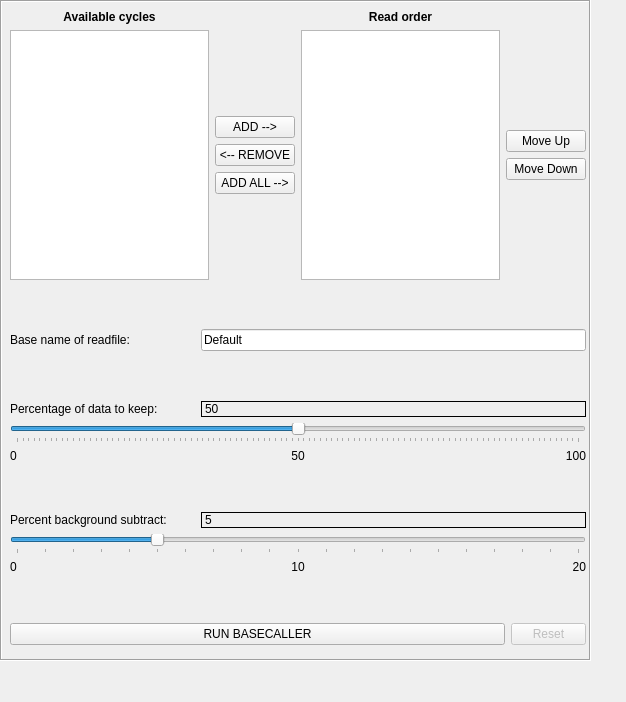
              <widget class="QWidget" name="scrollAreaWidgetContents">
               <property name="geometry">
                <rect>
                 <x>0</x>
                 <y>0</y>
                 <width>626</width>
                 <height>702</height>
                </rect>
               </property>
               <widget class="QFrame" name="frame_5">
                <property name="geometry">
                 <rect>
                  <x>0</x>
                  <y>0</y>
                  <width>591</width>
                  <height>661</height>
                 </rect>
                </property>
                <property name="frameShape">
                 <enum>QFrame::Box</enum>
                </property>
                <property name="frameShadow">
                 <enum>QFrame::Sunken</enum>
                </property>
                <widget class="QWidget" name="layoutWidget">
                 <property name="geometry">
                  <rect>
                   <x>10</x>
                   <y>10</y>
                   <width>576</width>
                   <height>635</height>
                  </rect>
                 </property>
                 <layout class="QVBoxLayout" name="verticalLayout_20">
                  <item>
                   <layout class="QGridLayout" name="gridLayout_8">
                    <item row="1" column="0">
                     <widget class="QListWidget" name="basecallerAvailCyclesList">
                      <property name="sizePolicy">
                       <sizepolicy hsizetype="Fixed" vsizetype="Expanding">
                        <horstretch>0</horstretch>
                        <verstretch>0</verstretch>
                       </sizepolicy>
                      </property>
                      <property name="minimumSize">
                       <size>
                        <width>0</width>
                        <height>250</height>
                       </size>
                      </property>
                      <property name="maximumSize">
                       <size>
                        <width>200</width>
                        <height>16777215</height>
                       </size>
                      </property>
                      <property name="statusTip">
                       <string>Available cycles</string>
                      </property>
                     </widget>
                    </item>
                    <item row="1" column="2">
                     <widget class="QListWidget" name="basecallerReadOrderList">
                      <property name="sizePolicy">
                       <sizepolicy hsizetype="Fixed" vsizetype="Expanding">
                        <horstretch>0</horstretch>
                        <verstretch>0</verstretch>
                       </sizepolicy>
                      </property>
                      <property name="minimumSize">
                       <size>
                        <width>0</width>
                        <height>250</height>
                       </size>
                      </property>
                      <property name="maximumSize">
                       <size>
                        <width>200</width>
                        <height>16777215</height>
                       </size>
                      </property>
                      <property name="statusTip">
                       <string>Cycle read order</string>
                      </property>
                     </widget>
                    </item>
                    <item row="0" column="0">
                     <widget class="QLabel" name="label_39">
                      <property name="font">
                       <font>
                        <weight>75</weight>
                        <bold>true</bold>
                       </font>
                      </property>
                      <property name="text">
                       <string>Available cycles</string>
                      </property>
                      <property name="alignment">
                       <set>Qt::AlignCenter</set>
                      </property>
                     </widget>
                    </item>
                    <item row="0" column="2">
                     <widget class="QLabel" name="label_40">
                      <property name="font">
                       <font>
                        <weight>75</weight>
                        <bold>true</bold>
                       </font>
                      </property>
                      <property name="text">
                       <string>Read order</string>
                      </property>
                      <property name="alignment">
                       <set>Qt::AlignCenter</set>
                      </property>
                     </widget>
                    </item>
                    <item row="1" column="1">
                     <layout class="QVBoxLayout" name="verticalLayout_18">
                      <item>
                       <spacer name="verticalSpacer_10">
                        <property name="orientation">
                         <enum>Qt::Vertical</enum>
                        </property>
                        <property name="sizeHint" stdset="0">
                         <size>
                          <width>20</width>
                          <height>40</height>
                         </size>
                        </property>
                       </spacer>
                      </item>
                      <item>
                       <widget class="QPushButton" name="basecallerAddButton">
                        <property name="sizePolicy">
                         <sizepolicy hsizetype="Fixed" vsizetype="Fixed">
                          <horstretch>0</horstretch>
                          <verstretch>0</verstretch>
                         </sizepolicy>
                        </property>
                        <property name="statusTip">
                         <string>Add cycle to read list</string>
                        </property>
                        <property name="text">
                         <string>ADD --&gt;</string>
                        </property>
                       </widget>
                      </item>
                      <item>
                       <widget class="QPushButton" name="basecallerRemoveButton">
                        <property name="sizePolicy">
                         <sizepolicy hsizetype="Fixed" vsizetype="Fixed">
                          <horstretch>0</horstretch>
                          <verstretch>0</verstretch>
                         </sizepolicy>
                        </property>
                        <property name="statusTip">
                         <string>Remove cycle from read list</string>
                        </property>
                        <property name="text">
                         <string>&lt;-- REMOVE</string>
                        </property>
                       </widget>
                      </item>
                      <item>
                       <widget class="QPushButton" name="basecallerAddAllButton">
                        <property name="sizePolicy">
                         <sizepolicy hsizetype="Fixed" vsizetype="Fixed">
                          <horstretch>0</horstretch>
                          <verstretch>0</verstretch>
                         </sizepolicy>
                        </property>
                        <property name="statusTip">
                         <string>Add all cycles to read list</string>
                        </property>
                        <property name="text">
                         <string>ADD ALL --&gt;</string>
                        </property>
                       </widget>
                      </item>
                      <item>
                       <spacer name="verticalSpacer_11">
                        <property name="orientation">
                         <enum>Qt::Vertical</enum>
                        </property>
                        <property name="sizeHint" stdset="0">
                         <size>
                          <width>75</width>
                          <height>40</height>
                         </size>
                        </property>
                       </spacer>
                      </item>
                     </layout>
                    </item>
                    <item row="1" column="3">
                     <layout class="QVBoxLayout" name="verticalLayout_23">
                      <item>
                       <spacer name="verticalSpacer_12">
                        <property name="orientation">
                         <enum>Qt::Vertical</enum>
                        </property>
                        <property name="sizeHint" stdset="0">
                         <size>
                          <width>20</width>
                          <height>40</height>
                         </size>
                        </property>
                       </spacer>
                      </item>
                      <item>
                       <widget class="QPushButton" name="basecallerUpButton">
                        <property name="statusTip">
                         <string>Move selected cycle up the read order</string>
                        </property>
                        <property name="text">
                         <string>Move Up</string>
                        </property>
                       </widget>
                      </item>
                      <item>
                       <widget class="QPushButton" name="basecallerDownButton">
                        <property name="statusTip">
                         <string>Move selected cycle down the read order</string>
                        </property>
                        <property name="text">
                         <string>Move Down</string>
                        </property>
                       </widget>
                      </item>
                      <item>
                       <spacer name="verticalSpacer_13">
                        <property name="orientation">
                         <enum>Qt::Vertical</enum>
                        </property>
                        <property name="sizeHint" stdset="0">
                         <size>
                          <width>20</width>
                          <height>40</height>
                         </size>
                        </property>
                       </spacer>
                      </item>
                     </layout>
                    </item>
                   </layout>
                  </item>
                  <item>
                   <spacer name="verticalSpacer_15">
                    <property name="orientation">
                     <enum>Qt::Vertical</enum>
                    </property>
                    <property name="sizeHint" stdset="0">
                     <size>
                      <width>20</width>
                      <height>40</height>
                     </size>
                    </property>
                   </spacer>
                  </item>
                  <item>
                   <layout class="QFormLayout" name="formLayout_6">
                    <item row="0" column="0">
                     <widget class="QLabel" name="label_41">
                      <property name="sizePolicy">
                       <sizepolicy hsizetype="Fixed" vsizetype="Preferred">
                        <horstretch>0</horstretch>
                        <verstretch>0</verstretch>
                       </sizepolicy>
                      </property>
                      <property name="minimumSize">
                       <size>
                        <width>185</width>
                        <height>0</height>
                       </size>
                      </property>
                      <property name="text">
                       <string>Base name of readfile:</string>
                      </property>
                     </widget>
                    </item>
                    <item row="0" column="1">
                     <widget class="QLineEdit" name="basecallerReadfileFN">
                      <property name="statusTip">
                       <string>Base name of readfile</string>
                      </property>
                      <property name="text">
                       <string>Default</string>
                      </property>
                     </widget>
                    </item>
                   </layout>
                  </item>
                  <item>
                   <spacer name="verticalSpacer_18">
                    <property name="orientation">
                     <enum>Qt::Vertical</enum>
                    </property>
                    <property name="sizeHint" stdset="0">
                     <size>
                      <width>20</width>
                      <height>40</height>
                     </size>
                    </property>
                   </spacer>
                  </item>
                  <item>
                   <layout class="QFormLayout" name="formLayout_11">
                    <property name="fieldGrowthPolicy">
                     <enum>QFormLayout::AllNonFixedFieldsGrow</enum>
                    </property>
                   </layout>
                  </item>
                  <item>
                   <layout class="QHBoxLayout" name="horizontalLayout_16">
                    <item>
                     <widget class="QLabel" name="label_42">
                      <property name="sizePolicy">
                       <sizepolicy hsizetype="Fixed" vsizetype="Preferred">
                        <horstretch>0</horstretch>
                        <verstretch>0</verstretch>
                       </sizepolicy>
                      </property>
                      <property name="minimumSize">
                       <size>
                        <width>185</width>
                        <height>0</height>
                       </size>
                      </property>
                      <property name="text">
                       <string>Percentage of data to keep:</string>
                      </property>
                     </widget>
                    </item>
                    <item>
                     <widget class="QLabel" name="basecallerPercentToKeepLabel">
                      <property name="statusTip">
                       <string/>
                      </property>
                      <property name="frameShape">
                       <enum>QFrame::Box</enum>
                      </property>
                      <property name="text">
                       <string>50</string>
                      </property>
                      <property name="alignment">
                       <set>Qt::AlignLeading|Qt::AlignLeft|Qt::AlignVCenter</set>
                      </property>
                     </widget>
                    </item>
                   </layout>
                  </item>
                  <item>
                   <widget class="QSlider" name="basecallerDataKeepSlider">
                    <property name="maximumSize">
                     <size>
                      <width>600</width>
                      <height>16777215</height>
                     </size>
                    </property>
                    <property name="statusTip">
                     <string>Percentage of data to keep</string>
                    </property>
                    <property name="maximum">
                     <number>100</number>
                    </property>
                    <property name="pageStep">
                     <number>10</number>
                    </property>
                    <property name="sliderPosition">
                     <number>50</number>
                    </property>
                    <property name="orientation">
                     <enum>Qt::Horizontal</enum>
                    </property>
                    <property name="tickPosition">
                     <enum>QSlider::TicksBelow</enum>
                    </property>
                    <property name="tickInterval">
                     <number>1</number>
                    </property>
                   </widget>
                  </item>
                  <item>
                   <layout class="QHBoxLayout" name="horizontalLayout">
                    <item>
                     <widget class="QLabel" name="label_30">
                      <property name="text">
                       <string>0</string>
                      </property>
                     </widget>
                    </item>
                    <item>
                     <widget class="QLabel" name="label_38">
                      <property name="text">
                       <string>50</string>
                      </property>
                      <property name="alignment">
                       <set>Qt::AlignCenter</set>
                      </property>
                     </widget>
                    </item>
                    <item>
                     <widget class="QLabel" name="label_31">
                      <property name="text">
                       <string>100</string>
                      </property>
                      <property name="alignment">
                       <set>Qt::AlignRight|Qt::AlignTrailing|Qt::AlignVCenter</set>
                      </property>
                     </widget>
                    </item>
                   </layout>
                  </item>
                  <item>
                   <spacer name="verticalSpacer_19">
                    <property name="orientation">
                     <enum>Qt::Vertical</enum>
                    </property>
                    <property name="sizeHint" stdset="0">
                     <size>
                      <width>20</width>
                      <height>40</height>
                     </size>
                    </property>
                   </spacer>
                  </item>
                  <item>
                   <layout class="QHBoxLayout" name="horizontalLayout_17">
                    <item>
                     <widget class="QLabel" name="label_78">
                      <property name="sizePolicy">
                       <sizepolicy hsizetype="Fixed" vsizetype="Preferred">
                        <horstretch>0</horstretch>
                        <verstretch>0</verstretch>
                       </sizepolicy>
                      </property>
                      <property name="minimumSize">
                       <size>
                        <width>185</width>
                        <height>0</height>
                       </size>
                      </property>
                      <property name="maximumSize">
                       <size>
                        <width>185</width>
                        <height>16777215</height>
                       </size>
                      </property>
                      <property name="text">
                       <string>Percent background subtract:</string>
                      </property>
                     </widget>
                    </item>
                    <item>
                     <widget class="QLabel" name="basecallerPercentBGSubtractLabel">
                      <property name="frameShape">
                       <enum>QFrame::Box</enum>
                      </property>
                      <property name="text">
                       <string>5</string>
                      </property>
                      <property name="alignment">
                       <set>Qt::AlignLeading|Qt::AlignLeft|Qt::AlignVCenter</set>
                      </property>
                     </widget>
                    </item>
                   </layout>
                  </item>
                  <item>
                   <widget class="QSlider" name="basecallerBackgroundSubtractSlider">
                    <property name="maximumSize">
                     <size>
                      <width>600</width>
                      <height>16777215</height>
                     </size>
                    </property>
                    <property name="statusTip">
                     <string>Percent of background to be subtracted</string>
                    </property>
                    <property name="maximum">
                     <number>20</number>
                    </property>
                    <property name="pageStep">
                     <number>5</number>
                    </property>
                    <property name="value">
                     <number>5</number>
                    </property>
                    <property name="sliderPosition">
                     <number>5</number>
                    </property>
                    <property name="orientation">
                     <enum>Qt::Horizontal</enum>
                    </property>
                    <property name="tickPosition">
                     <enum>QSlider::TicksBelow</enum>
                    </property>
                    <property name="tickInterval">
                     <number>1</number>
                    </property>
                   </widget>
                  </item>
                  <item>
                   <layout class="QHBoxLayout" name="horizontalLayout_7">
                    <item>
                     <widget class="QLabel" name="label_44">
                      <property name="text">
                       <string>0</string>
                      </property>
                     </widget>
                    </item>
                    <item>
                     <widget class="QLabel" name="label_45">
                      <property name="text">
                       <string>10</string>
                      </property>
                      <property name="alignment">
                       <set>Qt::AlignCenter</set>
                      </property>
                     </widget>
                    </item>
                    <item>
                     <widget class="QLabel" name="label_43">
                      <property name="text">
                       <string>20</string>
                      </property>
                      <property name="alignment">
                       <set>Qt::AlignRight|Qt::AlignTrailing|Qt::AlignVCenter</set>
                      </property>
                     </widget>
                    </item>
                   </layout>
                  </item>
                  <item>
                   <spacer name="verticalSpacer_20">
                    <property name="orientation">
                     <enum>Qt::Vertical</enum>
                    </property>
                    <property name="sizeHint" stdset="0">
                     <size>
                      <width>20</width>
                      <height>40</height>
                     </size>
                    </property>
                   </spacer>
                  </item>
                  <item>
                   <layout class="QHBoxLayout" name="horizontalLayout_3">
                    <item>
                     <widget class="QPushButton" name="basecallerRunBasecallerButton">
                      <property name="maximumSize">
                       <size>
                        <width>600</width>
                        <height>16777215</height>
                       </size>
                      </property>
                      <property name="statusTip">
                       <string>Run basecaller</string>
                      </property>
                      <property name="text">
                       <string>RUN BASECALLER</string>
                      </property>
                     </widget>
                    </item>
                    <item>
                     <widget class="QPushButton" name="basecallerRunBasecallerResetButton">
                      <property name="enabled">
                       <bool>false</bool>
                      </property>
                      <property name="maximumSize">
                       <size>
                        <width>75</width>
                        <height>16777215</height>
                       </size>
                      </property>
                      <property name="text">
                       <string>Reset</string>
                      </property>
                     </widget>
                    </item>
                   </layout>
                  </item>
                 </layout>
                </widget>
               </widget>
              </widget>
